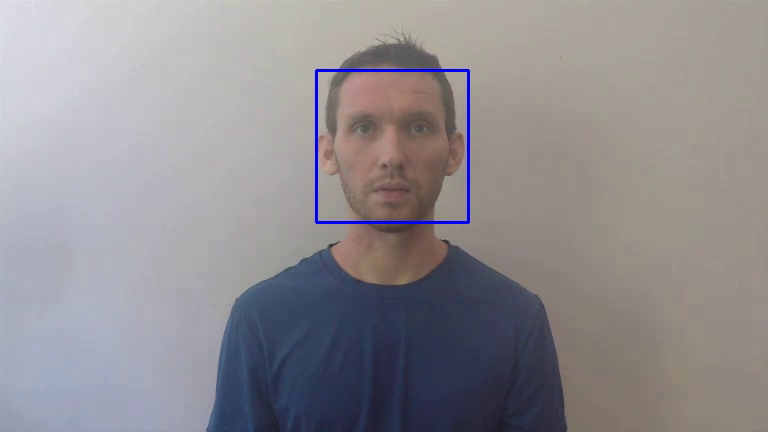
#> input picture frame 14 of FaceDetection/output.mp4, 768 x 432 px, given in place of the camera
$ jupyter execute --allow-errors FaceDetection.ipynb
#> lines starting #> are read from the running program, lines starting #| are printed output that depends on the picture; after the words box and inside, x2 and y2 are one past the last pixel; in counts of white or black regions, pixels touching at a corner belong together; pictures that were not available may be replaced by others from this repository, and a replacement may not be noted
#> in record_clip, frame is the input picture: shape (432, 768, 3); mean B, G, R 144.8, 141, 144.7
#> (key q is pressed here)
[cell 1]
import cv2 as cv
import numpy as np

[cell 2]
face_c = cv.CascadeClassifier("haarcascade_frontalface_default.xml")

[cell 3]
def detect_face():
    cap = cv.VideoCapture("male_sample.mp4")

    # Define the codec and create VideoWriter object
    fourcc = cv.VideoWriter_fourcc(*'XVID')
    out = cv.VideoWriter('output.mp4',fourcc, 12.0, (768,432))

    while(cap.isOpened()):
        ret, frame = cap.read()
        if ret is True:
            gray = cv.cvtColor(frame, cv.COLOR_BGR2GRAY)
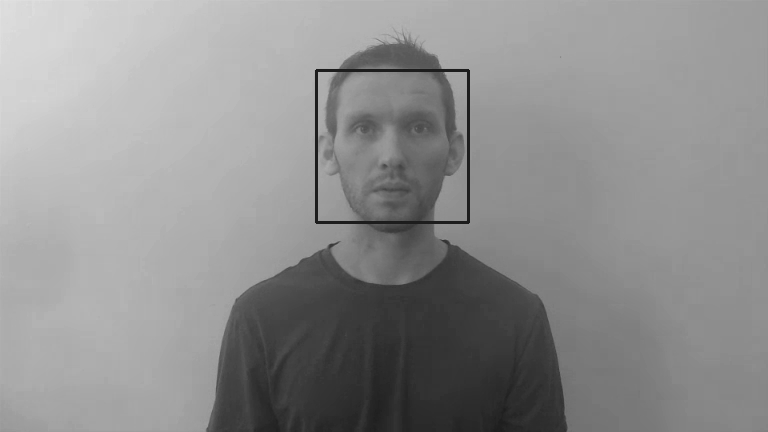
#> gray: shape (432, 768); min 26, max 227, mean 142.5
            faces = face_c.detectMultiScale(gray)
#> faces = [[319, 73, 145, 145]]
            gray = cv.cvtColor(frame, cv.COLOR_BGR2GRAY)
            faces = face_c.detectMultiScale(gray)
            for(x,y,w,h) in faces:
                cv.rectangle(frame,(x,y), (x+w, y+h), (255,0,0), 2)
                roi_gray = gray[y:y+h, x:x+w]
                roi_color = frame[y:y+h, x:x+w]
#> this loop made 1 pass
#> pass 1, in detect_face, `roi_gray = gray[y:y+h, x:x+w]`:
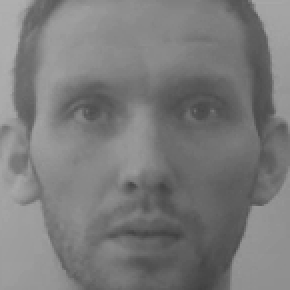
#> roi_gray: shape (145, 145) (shown 2 times larger); min 64, max 175, mean 123
#> pass 1, in detect_face, `roi_color = frame[y:y+h, x:x+w]`:
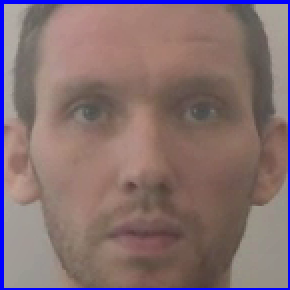
#> roi_color: shape (145, 145, 3) (shown 2 times larger); mean B, G, R 113.3, 111.6, 133.5
#> after the loop:
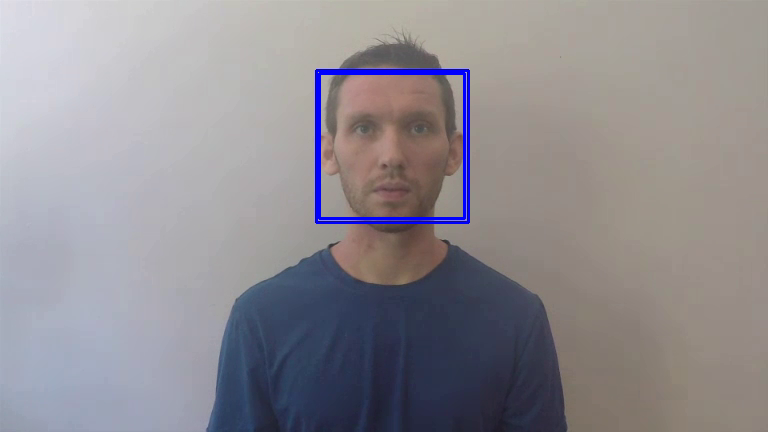
#> frame: shape (432, 768, 3); 0.52% of pixels changed, all inside (x1, y1, x2, y2) = (318, 72, 466, 220)
            #print "found " +str(len(faces)) +" face(s)"
            cv.imshow('frame', frame)
            out.write(frame)
            k = cv.waitKey(30) & 0xff
#> (key q is pressed here)
            if k == 27:
                break
        else:
            break

    # Release everything if job is finished
    cap.release()
    out.release()
    cv.destroyAllWindows()

[cell 4]
def record_new_user(ident):
    """Open the default camera and record detected faces as images and labels them with an the given ID. To be used for the recognizer."""
#> called with ident = 2
    cap = cv.VideoCapture(0)
    id = 2
    sampleN=0;
    while 1:
        ret, img = cap.read()
        gray = cv.cvtColor(img, cv.COLOR_BGR2GRAY)
        faces = face_c.detectMultiScale(gray, 1.3, 5)
#> faces = [[314, 68, 152, 152]]
        for (x,y,w,h) in faces:
            sampleN=sampleN+1;
            #cv.imwrite("C:/Users/Alex-/OneDrive - Arcada/Projects/Year3/Datorseende/FaceDetection/faceData/User."+str(id)+ "." +str(sampleN)+ ".jpg", gray[y:y+h, x:x+w])
            cv.imwrite("faceData/User."+str(id)+ "." +str(sampleN)+ ".jpg", gray[y:y+h, x:x+w])
            cv.rectangle(img,(x,y),(x+w,y+h),(255,0,0),2)
            cv.waitKey(100)
#> this loop made 1 pass
#> (x, y, w, h, sampleN) on pass 1: (314, 68, 152, 152, 1)
#> pass 1, in record_new_user, `cv.imwrite("faceData/User."+str(id)+ "." +str(sampleN)+ ".jpg", gray[y..`:
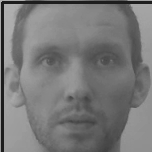
#> saved as User.2.1.jpg: shape (152, 152); min 26, max 178, mean 120.2
#> after the loop:
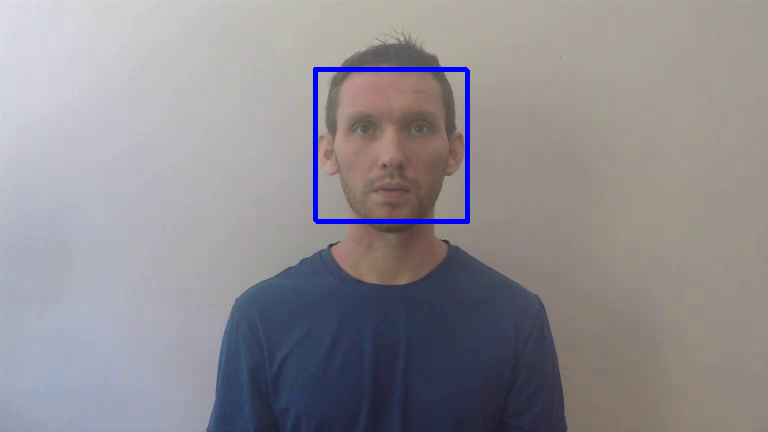
#> img: shape (432, 768, 3); 0.55% of pixels changed, all inside (x1, y1, x2, y2) = (313, 67, 468, 222)
#> after the loop, sampleN = 1
        cv.imshow('img',img)
        cv.waitKey(1)
        if sampleN > 500:
            break
        k = cv.waitKey(30) & 0xff
#> (key q is pressed here)
        if k == 27:
            break
    cap.release()

    cv.destroyAllWindows()

[cell 5]
from PIL import Image # For face recognition we will the the LBPH Face Recognizer
import os
def train_recognizer():
    """Train a LBPH face recognizer with the data created from record_new_user"""
    recognizer = cv.face.LBPHFaceRecognizer_create() # pip install opencv-contrib-python
    #path="C:/Users/Alex-/OneDrive - Arcada/Projects/Year3/Datorseende/FaceDetection/faceData/"
    path="faceData/"
    def getImagesWithID(path):
        imagePaths = [os.path.join(path, f) for f in os.listdir(path)]
     # print image_path
     #getImagesWithID(path)
        faces = []
        IDs = []
        for imagePath in imagePaths:
      # Read the image and convert to grayscale
            facesImg = Image.open(imagePath).convert('L')
            faceNP = np.array(facesImg, 'uint8')
            # Get the label of the image
            ID= int(os.path.split(imagePath)[-1].split(".")[1])
             # Detect the face in the image
            faces.append(faceNP)
            IDs.append(ID)
            cv.imshow("Adding faces for traning",faceNP)
            cv.waitKey(10)
        return np.array(IDs), faces
    Ids,faces  = getImagesWithID(path)
    recognizer.train(faces,Ids)
    #recognizer.save("C:/Users/Alex-/OneDrive - Arcada/Projects/Year3/Datorseende/FaceDetection/faceREC/trainingdata.yml")
    recognizer.save("faceREC/trainingdata.yml")

    cv.destroyAllWindows()

[cell 6]
def run_recognition(src=0):
    cap = cv.VideoCapture(src)
    rec = cv.face.LBPHFaceRecognizer_create()
    rec.read("C:/Users/Alex-/OneDrive - Arcada/Projects/Year3/Datorseende/FaceDetection/faceREC/trainingdata.yml")
    id=0

    font = cv.FONT_HERSHEY_COMPLEX_SMALL
    #font=cv.InitFont(cv.FONT_HERSHEY_COMPLEX_SMALL,5,1,0,4)
    while 1:
        ret, img = cap.read()
        gray = cv.cvtColor(img, cv.COLOR_BGR2GRAY)
        faces = face_c.detectMultiScale(gray, 1.5, 5)
        for (x,y,w,h) in faces:
            cv.rectangle(img,(x,y),(x+w,y+h),(255,0,0),2)
            id,conf=rec.predict(gray[y:y+h,x:x+w])
            print(conf)
            confPrecision = 60
            if id==1 and conf < confPrecision:
                id="Alexander with glasses"
            elif id==2 and conf < confPrecision:
                id="Alexander no glasses"
            else:
                id="Unknown"
            cv.putText(img,str(id),(x,y+h),font,1, 255)
        cv.imshow('img',img)

        if cv.waitKey(1) == ord('q'):
            break
    cap.release()

    cv.destroyAllWindows()

[cell 7]
def record_clip():
    cap = cv.VideoCapture(0)
    # Define the codec and create VideoWriter object
    fourcc = cv.VideoWriter_fourcc(*'DIVX')
    out = cv.VideoWriter('output.avi',fourcc, 20.0, (640,480))

    while(cap.isOpened()):
        ret, frame = cap.read()
        if ret is True:
            cv.imshow('frame', frame)
            out.write(frame)
            k = cv.waitKey(30) & 0xff
            if k == 27:
                break
        else:
            break

    # Release everything if job is finished
    cap.release()
    out.release()
    cv.destroyAllWindows()

[cell 8]
record_clip()

[cell 9]
detect_face()

[cell 10]
record_new_user(2)

#> (a cell that did not finish here is left out)

#> (a cell that did not finish here is left out)

#> (a cell that did not finish here is left out)

$ run again, starting later in the video
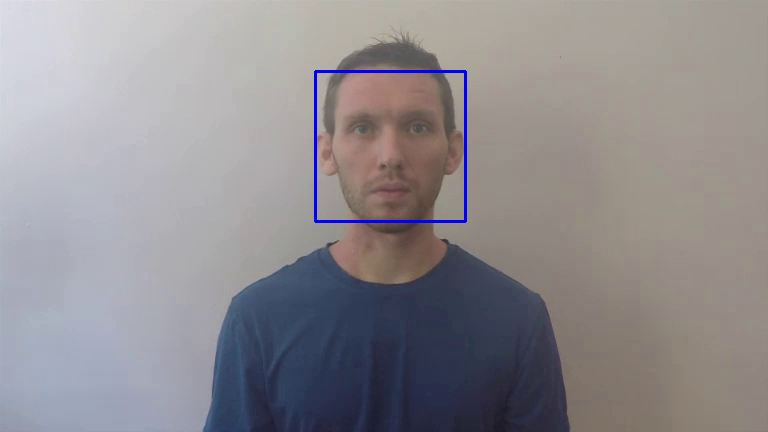
#> input picture frame 64 of FaceDetection/output.mp4, 768 x 432 px, given in place of the camera
#> in record_clip, frame is the input picture: shape (432, 768, 3); mean B, G, R 144.1, 140.3, 144
#> in detect_face, `faces = face_c.detectMultiScale(gray)`: faces = [[317, 72, 148, 148]]
#> the loop in detect_face, `for(x,y,w,h) in faces:` made 1 pass
#> after the loop in detect_face, `for(x,y,w,h) in faces:`:
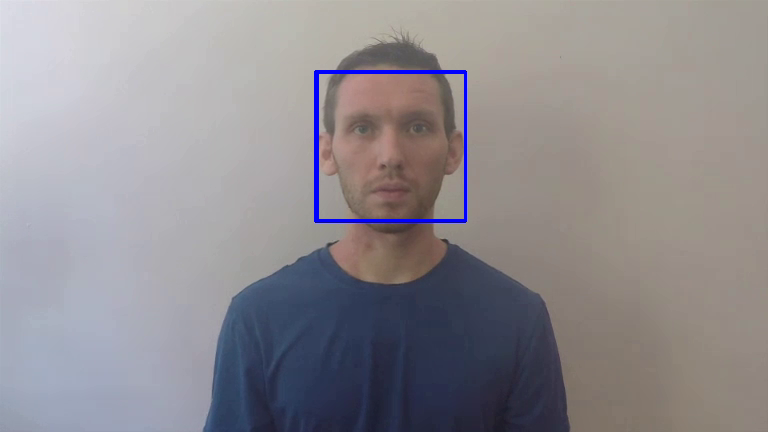
#> frame: shape (432, 768, 3); 0.53% of pixels changed, all inside (x1, y1, x2, y2) = (316, 71, 467, 222)
#> in record_new_user, `faces = face_c.detectMultiScale(gray, 1.3, 5)`: faces = [[314, 69, 152, 152]]
#> the loop in record_new_user, `for (x,y,w,h) in faces:` made 1 pass
#> (x, y, w, h, sampleN) on pass 1: (314, 69, 152, 152, 1)
#> after the loop in record_new_user, `for (x,y,w,h) in faces:`:
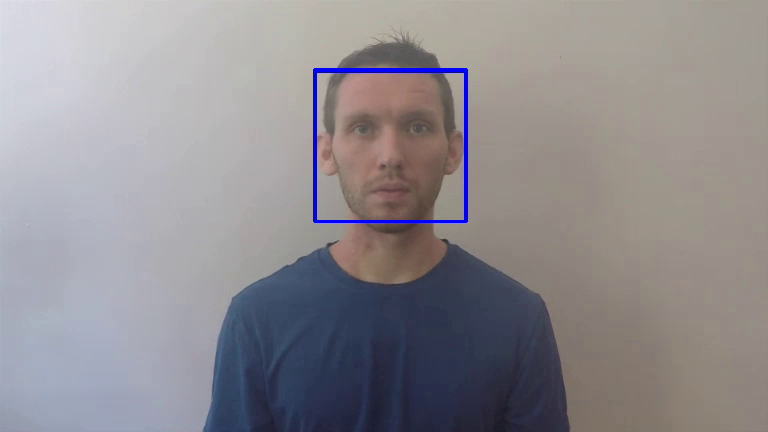
#> img: shape (432, 768, 3); 0.54% of pixels changed, all inside (x1, y1, x2, y2) = (313, 68, 468, 223)
#> after the loop in record_new_user, `for (x,y,w,h) in faces:`: sampleN = 1
